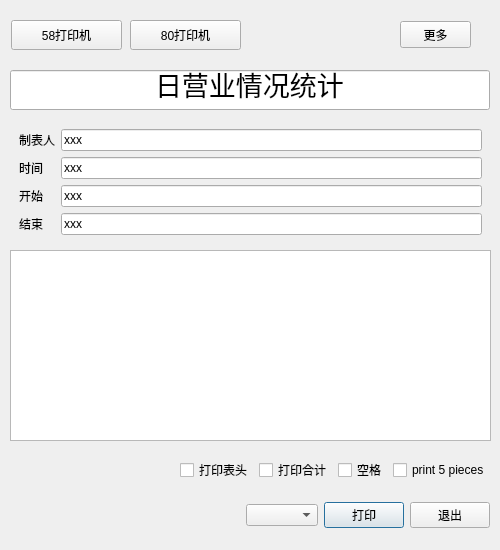
<?xml version="1.0" encoding="UTF-8"?>
<ui version="4.0">
 <class>w_rpt_report_printFormat</class>
 <widget class="QDialog" name="w_rpt_report_printFormat">
  <property name="geometry">
   <rect>
    <x>0</x>
    <y>0</y>
    <width>500</width>
    <height>550</height>
   </rect>
  </property>
  <property name="windowTitle">
   <string>Dialog</string>
  </property>
  <widget class="QWidget" name="widget" native="true">
   <property name="geometry">
    <rect>
     <x>0</x>
     <y>0</y>
     <width>500</width>
     <height>550</height>
    </rect>
   </property>
   <widget class="QWidget" name="widget_more" native="true">
    <property name="geometry">
     <rect>
      <x>10</x>
      <y>490</y>
      <width>480</width>
      <height>51</height>
     </rect>
    </property>
    <layout class="QHBoxLayout" name="horizontalLayout_3">
     <item>
      <spacer name="horizontalSpacer_3">
       <property name="orientation">
        <enum>Qt::Horizontal</enum>
       </property>
       <property name="sizeHint" stdset="0">
        <size>
         <width>34</width>
         <height>14</height>
        </size>
       </property>
      </spacer>
     </item>
     <item>
      <widget class="QComboBox" name="comboBox"/>
     </item>
     <item>
      <widget class="lds_toolbar_button" name="pushButton_print">
       <property name="text">
        <string>打印</string>
       </property>
       <property name="outer_stylesheet" stdset="0">
        <string>pushbutton</string>
       </property>
      </widget>
     </item>
     <item>
      <widget class="lds_toolbar_button" name="pushButton_exit">
       <property name="text">
        <string>退出</string>
       </property>
       <property name="outer_stylesheet" stdset="0">
        <string>pushbutton</string>
       </property>
      </widget>
     </item>
    </layout>
   </widget>
   <widget class="QWidget" name="widget_set" native="true">
    <property name="geometry">
     <rect>
      <x>10</x>
      <y>450</y>
      <width>480</width>
      <height>40</height>
     </rect>
    </property>
    <layout class="QHBoxLayout" name="horizontalLayout_2">
     <item>
      <spacer name="horizontalSpacer_4">
       <property name="orientation">
        <enum>Qt::Horizontal</enum>
       </property>
       <property name="sizeHint" stdset="0">
        <size>
         <width>34</width>
         <height>14</height>
        </size>
       </property>
      </spacer>
     </item>
     <item>
      <widget class="QCheckBox" name="checkBox_printtitle">
       <property name="text">
        <string>打印表头</string>
       </property>
      </widget>
     </item>
     <item>
      <widget class="QCheckBox" name="checkBox_printtotal">
       <property name="text">
        <string>打印合计</string>
       </property>
      </widget>
     </item>
     <item>
      <widget class="QCheckBox" name="checkBox_printspacing">
       <property name="text">
        <string>空格</string>
       </property>
      </widget>
     </item>
     <item>
      <widget class="QCheckBox" name="checkBox_printspacing_2">
       <property name="text">
        <string>print 5 pieces</string>
       </property>
      </widget>
     </item>
    </layout>
   </widget>
   <widget class="QWidget" name="widget_menu" native="true">
    <property name="geometry">
     <rect>
      <x>10</x>
      <y>10</y>
      <width>480</width>
      <height>50</height>
     </rect>
    </property>
    <widget class="lds_toolbar_button" name="pushButton_print80">
     <property name="geometry">
      <rect>
       <x>120</x>
       <y>10</y>
       <width>111</width>
       <height>30</height>
      </rect>
     </property>
     <property name="text">
      <string>80打印机</string>
     </property>
     <property name="outer_stylesheet" stdset="0">
      <string>pushbutton</string>
     </property>
    </widget>
    <widget class="lds_toolbar_button" name="pushButton_print58">
     <property name="geometry">
      <rect>
       <x>1</x>
       <y>10</y>
       <width>111</width>
       <height>30</height>
      </rect>
     </property>
     <property name="text">
      <string>58打印机</string>
     </property>
     <property name="outer_stylesheet" stdset="0">
      <string>pushbutton</string>
     </property>
    </widget>
    <widget class="lds_toolbar_button" name="pushButton_printmore">
     <property name="geometry">
      <rect>
       <x>390</x>
       <y>11</y>
       <width>71</width>
       <height>27</height>
      </rect>
     </property>
     <property name="text">
      <string>更多</string>
     </property>
     <property name="outer_stylesheet" stdset="0">
      <string>pushbutton</string>
     </property>
    </widget>
   </widget>
   <widget class="QLineEdit" name="lineEdit_title">
    <property name="geometry">
     <rect>
      <x>10</x>
      <y>70</y>
      <width>480</width>
      <height>40</height>
     </rect>
    </property>
    <property name="font">
     <font>
      <pointsize>20</pointsize>
     </font>
    </property>
    <property name="text">
     <string>日营业情况统计</string>
    </property>
    <property name="alignment">
     <set>Qt::AlignCenter</set>
    </property>
   </widget>
   <widget class="QWidget" name="">
    <property name="geometry">
     <rect>
      <x>10</x>
      <y>120</y>
      <width>481</width>
      <height>321</height>
     </rect>
    </property>
    <layout class="QVBoxLayout" name="verticalLayout" stretch="0,1">
     <item>
      <widget class="QWidget" name="widget_param" native="true">
       <layout class="QGridLayout" name="gridLayout">
        <item row="1" column="0">
         <widget class="QLabel" name="label_opertime">
          <property name="text">
           <string>时间</string>
          </property>
         </widget>
        </item>
        <item row="3" column="1">
         <widget class="QLineEdit" name="lineEdit_dt_end">
          <property name="text">
           <string>xxx</string>
          </property>
         </widget>
        </item>
        <item row="0" column="0">
         <widget class="QLabel" name="label_operid">
          <property name="text">
           <string>制表人</string>
          </property>
         </widget>
        </item>
        <item row="0" column="1">
         <widget class="QLineEdit" name="lineEdit_operid">
          <property name="text">
           <string>xxx</string>
          </property>
         </widget>
        </item>
        <item row="3" column="0">
         <widget class="QLabel" name="label_dt_end">
          <property name="text">
           <string>结束</string>
          </property>
         </widget>
        </item>
        <item row="1" column="1">
         <widget class="QLineEdit" name="lineEdit_opertime">
          <property name="text">
           <string>xxx</string>
          </property>
         </widget>
        </item>
        <item row="2" column="1">
         <widget class="QLineEdit" name="lineEdit_dt_begin">
          <property name="text">
           <string>xxx</string>
          </property>
         </widget>
        </item>
        <item row="2" column="0">
         <widget class="QLabel" name="label_dt_begin">
          <property name="text">
           <string>开始</string>
          </property>
         </widget>
        </item>
       </layout>
      </widget>
     </item>
     <item>
      <widget class="lds_tableView" name="tableView"/>
     </item>
    </layout>
   </widget>
  </widget>
 </widget>
 <customwidgets>
  <customwidget>
   <class>lds_toolbar_button</class>
   <extends>QPushButton</extends>
   <header>lds_toolbar_button.h</header>
  </customwidget>
  <customwidget>
   <class>lds_tableView</class>
   <extends>QTableView</extends>
   <header>lds_tableview.h</header>
  </customwidget>
 </customwidgets>
 <resources/>
 <connections/>
</ui>
